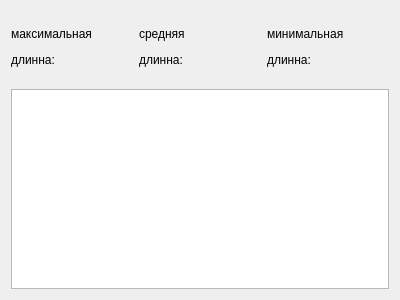
<?xml version="1.0" encoding="UTF-8"?>
<ui version="4.0">
 <class>Form</class>
 <widget class="QWidget" name="Form">
  <property name="geometry">
   <rect>
    <x>0</x>
    <y>0</y>
    <width>400</width>
    <height>300</height>
   </rect>
  </property>
  <property name="windowTitle">
   <string>Form</string>
  </property>
  <layout class="QGridLayout" name="gridLayout">
   <item row="0" column="0">
    <layout class="QHBoxLayout" name="horizontalLayout">
     <item>
      <widget class="QLabel" name="max_s">
       <property name="text">
        <string>&lt;html&gt;&lt;head/&gt;&lt;body&gt;&lt;p&gt;максимальная&lt;/p&gt;&lt;p&gt; длинна:&lt;/p&gt;&lt;/body&gt;&lt;/html&gt;</string>
       </property>
      </widget>
     </item>
     <item>
      <widget class="QLabel" name="avrg">
       <property name="text">
        <string>&lt;html&gt;&lt;head/&gt;&lt;body&gt;&lt;p&gt;средняя&lt;/p&gt;&lt;p&gt; длинна:&lt;/p&gt;&lt;/body&gt;&lt;/html&gt;</string>
       </property>
      </widget>
     </item>
     <item>
      <widget class="QLabel" name="min_s">
       <property name="text">
        <string>&lt;html&gt;&lt;head/&gt;&lt;body&gt;&lt;p&gt;минимальная&lt;/p&gt;&lt;p&gt; длинна:&lt;/p&gt;&lt;/body&gt;&lt;/html&gt;</string>
       </property>
      </widget>
     </item>
    </layout>
   </item>
   <item row="1" column="0">
    <widget class="PlotWidget" name="graphicsView">
     <property name="maximumSize">
      <size>
       <width>16777215</width>
       <height>200</height>
      </size>
     </property>
    </widget>
   </item>
  </layout>
 </widget>
 <customwidgets>
  <customwidget>
   <class>PlotWidget</class>
   <extends>QGraphicsView</extends>
   <header>pyqtgraph</header>
  </customwidget>
 </customwidgets>
 <resources/>
 <connections/>
</ui>
